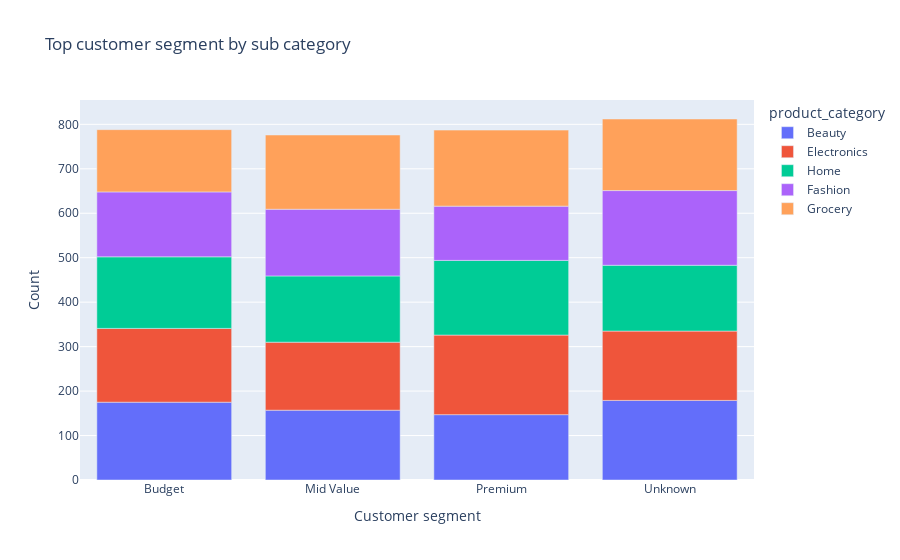

The code cell stored with this chart in its notebook:
### Code cell
fig = px.bar(
    segment,
    x='customer_segment',
    y='count',
    title='Top customer segment by sub category',
    color='product_category',
    labels={'customer_segment':'Customer segment','count':'Count'}
)
fig.show()

### Figure 1 — Plotly figure (JSON) as saved in the notebook; plotly's stock layout.template omitted (floating-point values rounded to 4 significant figures)
{"data": [{"hovertemplate": "product_category=Beauty<br>Customer segment=%{x}<br>Count=%{y}<extra></extra>", "legendgroup": "Beauty", "marker": {"color": "#636efa", "pattern": {"shape": ""}}, "name": "Beauty", "orientation": "v", "showlegend": true, "textposition": "auto", "type": "bar", "x": ["Budget", "Mid Value", "Premium", "Unknown"], "xaxis": "x", "y": [175, 157, 147, 179], "yaxis": "y"}, {"hovertemplate": "product_category=Electronics<br>Customer segment=%{x}<br>Count=%{y}<extra></extra>", "legendgroup": "Electronics", "marker": {"color": "#EF553B", "pattern": {"shape": ""}}, "name": "Electronics", "orientation": "v", "showlegend": true, "textposition": "auto", "type": "bar", "x": ["Budget", "Mid Value", "Premium", "Unknown"], "xaxis": "x", "y": [166, 153, 179, 156], "yaxis": "y"}, {"hovertemplate": "product_category=Home<br>Customer segment=%{x}<br>Count=%{y}<extra></extra>", "legendgroup": "Home", "marker": {"color": "#00cc96", "pattern": {"shape": ""}}, "name": "Home", "orientation": "v", "showlegend": true, "textposition": "auto", "type": "bar", "x": ["Budget", "Mid Value", "Premium", "Unknown"], "xaxis": "x", "y": [161, 149, 168, 148], "yaxis": "y"}, {"hovertemplate": "product_category=Fashion<br>Customer segment=%{x}<br>Count=%{y}<extra></extra>", "legendgroup": "Fashion", "marker": {"color": "#ab63fa", "pattern": {"shape": ""}}, "name": "Fashion", "orientation": "v", "showlegend": true, "textposition": "auto", "type": "bar", "x": ["Budget", "Mid Value", "Premium", "Unknown"], "xaxis": "x", "y": [146, 150, 122, 168], "yaxis": "y"}, {"hovertemplate": "product_category=Grocery<br>Customer segment=%{x}<br>Count=%{y}<extra></extra>", "legendgroup": "Grocery", "marker": {"color": "#FFA15A", "pattern": {"shape": ""}}, "name": "Grocery", "orientation": "v", "showlegend": true, "textposition": "auto", "type": "bar", "x": ["Budget", "Mid Value", "Premium", "Unknown"], "xaxis": "x", "y": [140, 167, 171, 161], "yaxis": "y"}], "layout": {"barmode": "relative", "legend": {"title": {"text": "product_category"}, "tracegroupgap": 0}, "title": {"text": "Top customer segment by sub category"}, "xaxis": {"anchor": "y", "domain": [0, 1], "title": {"text": "Customer segment"}}, "yaxis": {"anchor": "x", "domain": [0, 1], "title": {"text": "Count"}}}}
